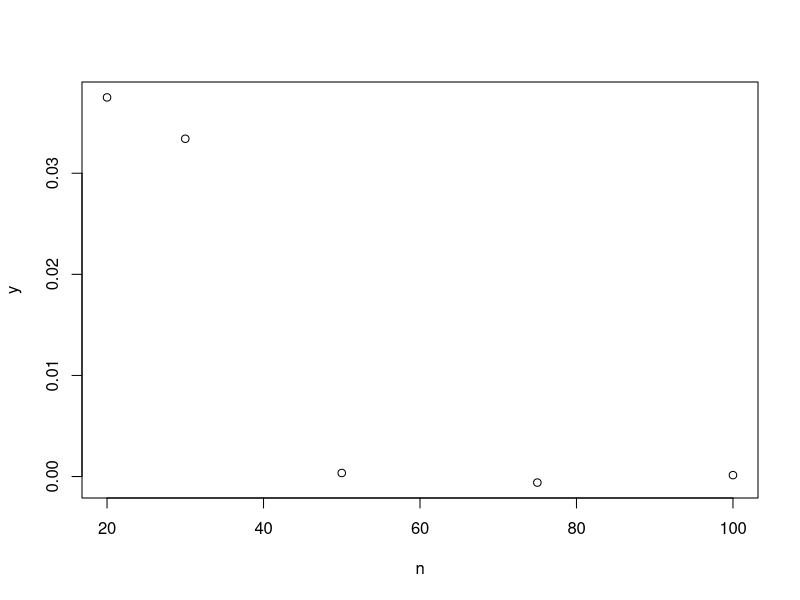
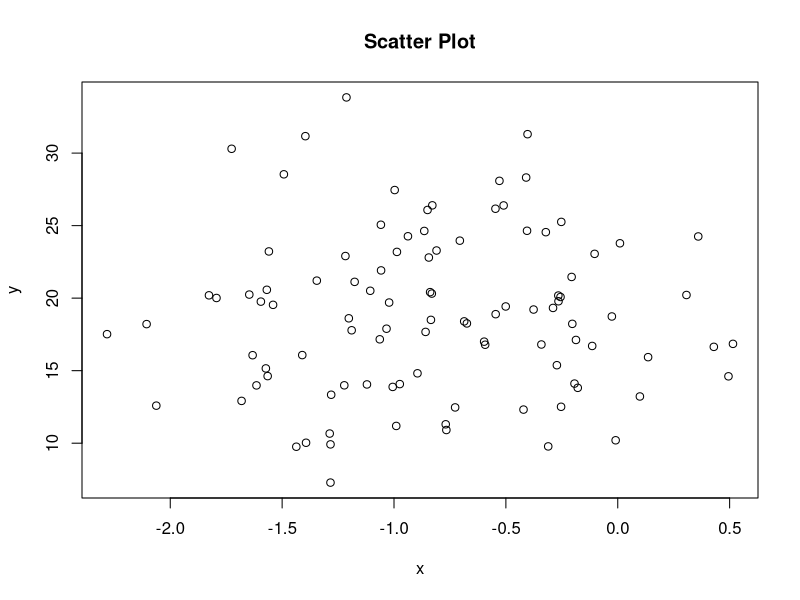
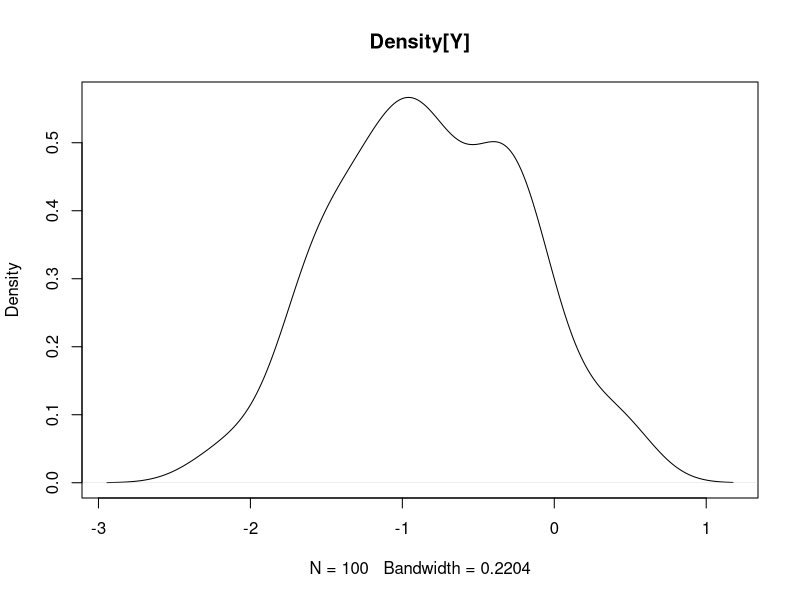
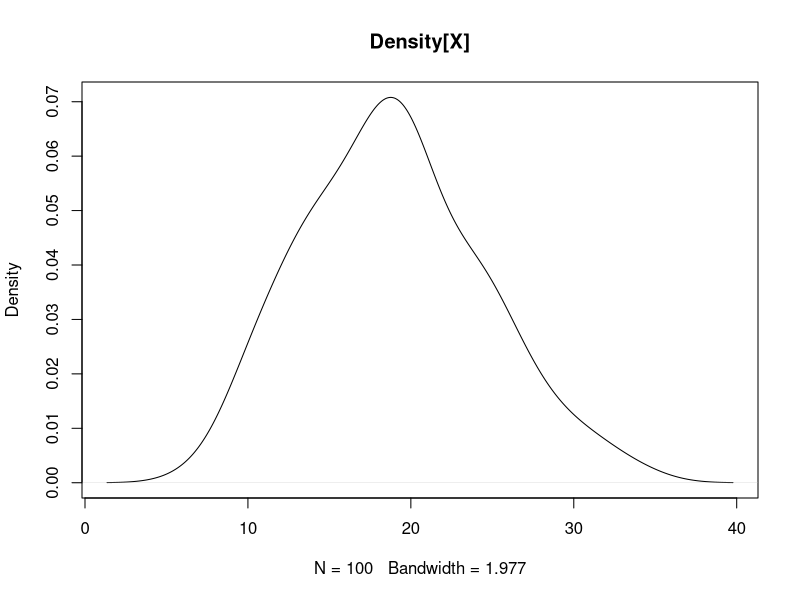
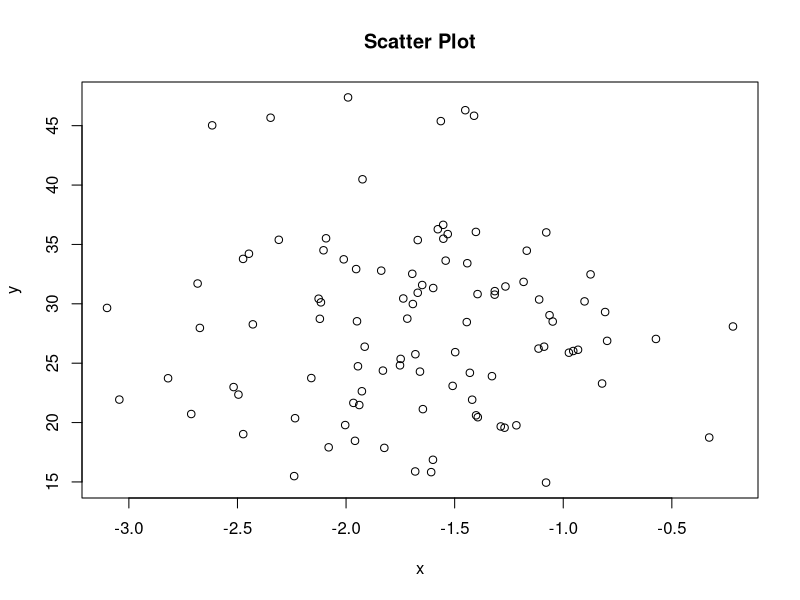
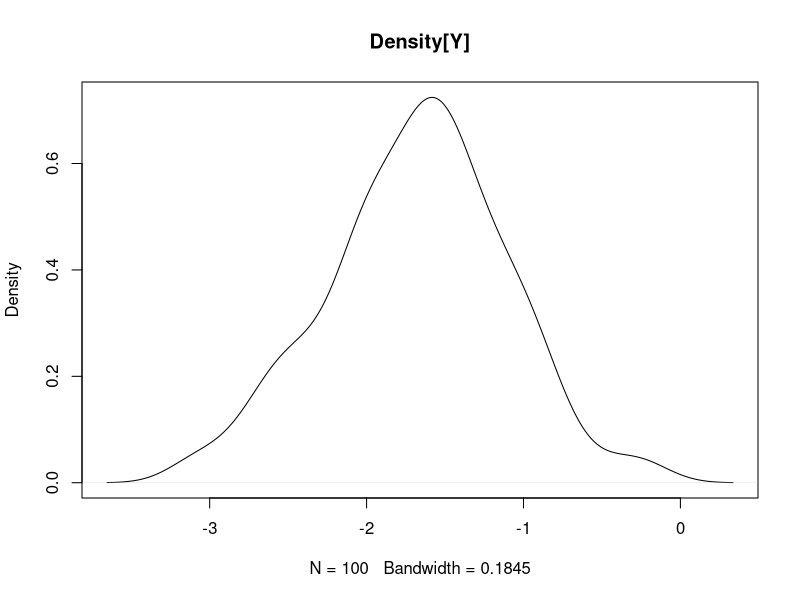
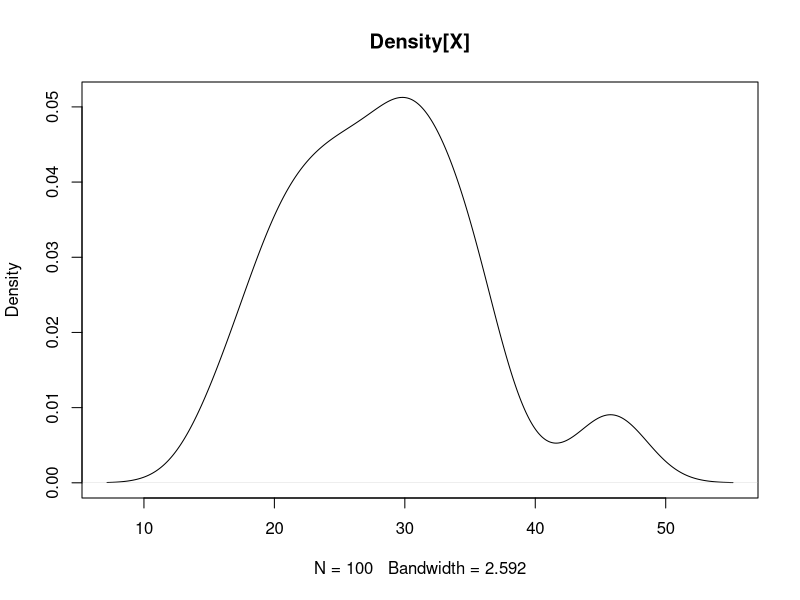
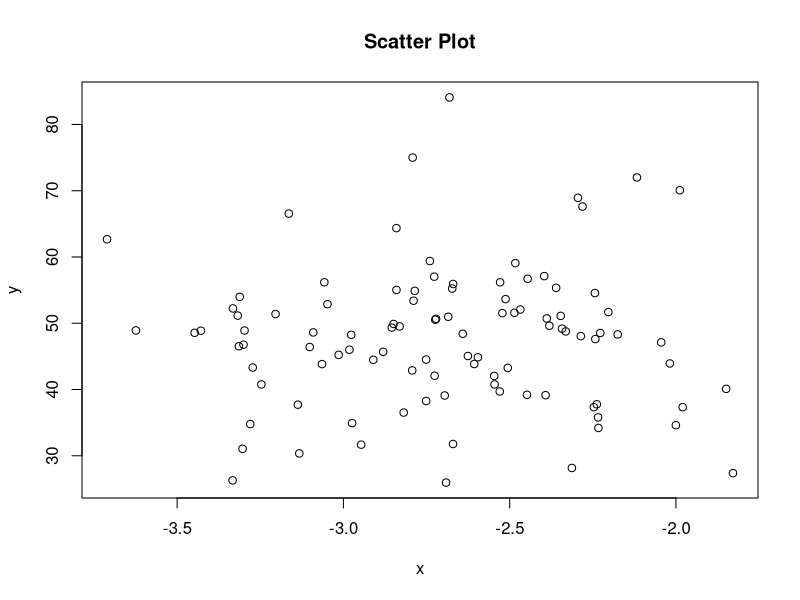

Write R code to recreate these figures, in order.
## ---- chunk 1
knitr::opts_chunk$set(echo = FALSE)
## ---- chunk 2
p <- 0.4
n <- c(20, 30, 50, 75, 100)

for (i in 1:length(n)) {
  F[i] = pbinom(8.25, n[i], p)
}


## ---- chunk 3
y <- c(0.0375013,0.03341122,0.0003494771,-0.00060031418,0.00013653601)
plot(n,y)
## ---- chunk 4
func <- function(n) {
  x <- vector(mode = "numeric")
  y <- vector(mode = "numeric")
  for (i in 1:100) {
    val <- rnorm(n, mean = 2, sd = 3)
    meanx <- mean(val)
    varx <- sd(val)^2
    x[i] <- meanx - 2 / sqrt(9 / n)
    y[i] <- ((n - 1) * varx) / (9)
  }
  plot(x, y, main="Scatter Plot")
  plot(density(x), main = "Density[Y]")
  plot(density(y), main = "Density[X]")
}
## ---- chunk 5
print('N = 20')
func(20)
print("N = 30")
func(30)
print("N = 50")
func(50)
print("N = 75")
func(75)
